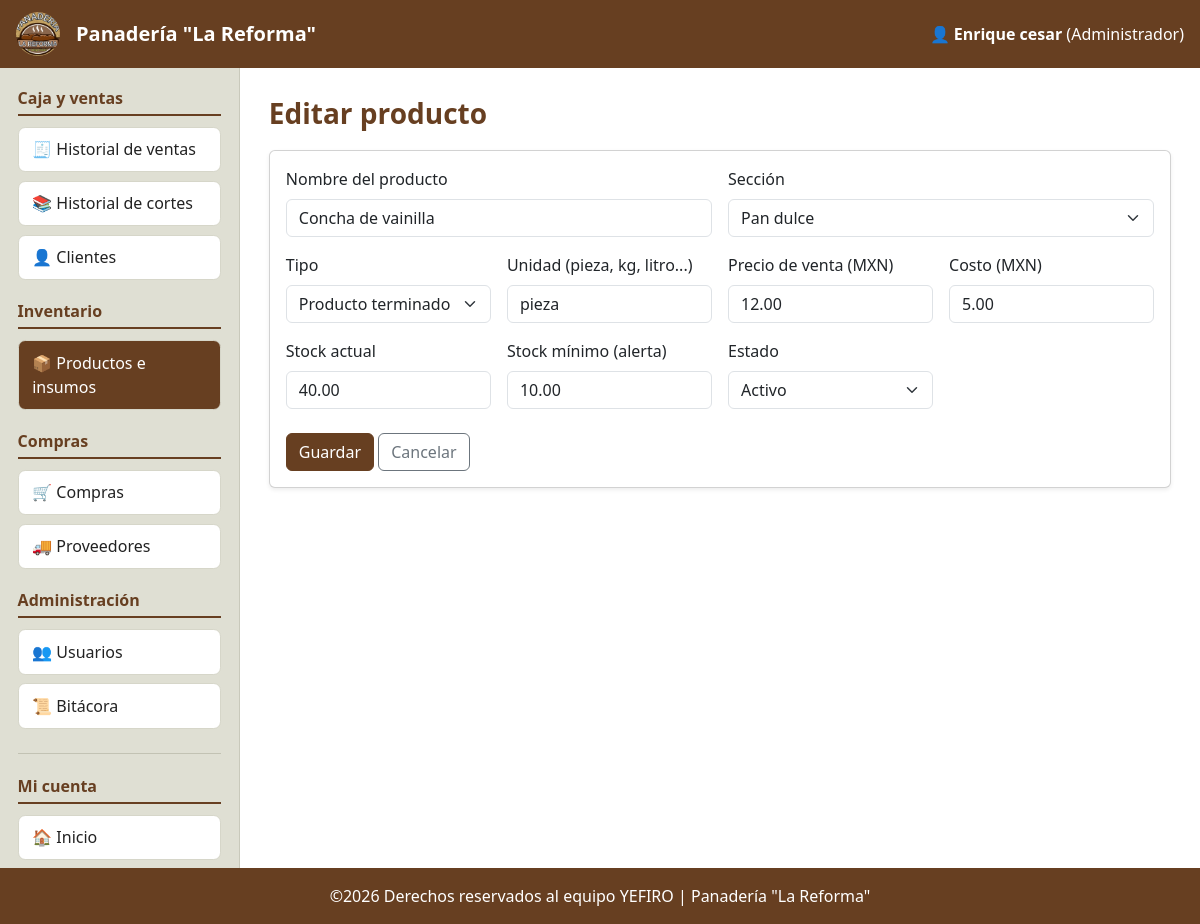
/data/modulos/productos/formulario.php?id=1 (signed in), run on the app's committed database.
### tables this page shows
CREATE TABLE `productos` (
  `id_producto` int(11) NOT NULL,
  `nombre` varchar(100) NOT NULL,
  `id_categoria` int(11) DEFAULT NULL,
  `tipo` enum('terminado','insumo') NOT NULL DEFAULT 'terminado',
  `unidad` varchar(20) NOT NULL DEFAULT 'pieza',
  `precio` decimal(10,2) NOT NULL DEFAULT 0.00,
  `costo` decimal(10,2) NOT NULL DEFAULT 0.00,
  `stock` decimal(10,2) NOT NULL DEFAULT 0.00,
  `stock_minimo` decimal(10,2) NOT NULL DEFAULT 5.00,
  `activo` tinyint(1) NOT NULL DEFAULT 1,
  `fecha_registro` timestamp NOT NULL DEFAULT current_timestamp()
);

CREATE TABLE `categorias` (
  `id_categoria` int(11) NOT NULL,
  `nombre` varchar(60) NOT NULL
);

### data/modulos/productos/formulario.php (the view, shortened to what this page needs)
<?php
require_once __DIR__ . '/../../config/inicio.php';
$id = (int)($_GET['id'] ?? 0);
$editando = $id > 0;
$f = [
    'nombre' => '',
    'id_categoria' => '',
    'tipo' => 'terminado',
    'unidad' => 'pieza',
    'precio' => '0',
    'costo' => '0',
    'stock' => '0',
    'stock_minimo' => '5',
    'activo' => '1',
];
if ($editando) {
    $st = $conn->prepare("SELECT * FROM productos WHERE id_producto = ?");
    $st->bind_param("i", $id);
    $st->execute();
    $f = $st->get_result()->fetch_assoc();
}
$opc_id_categoria = $conn->query("SELECT id_categoria, nombre FROM categorias ORDER BY nombre");
include RUTA_INCLUDES . '/encabezado.php';
?>
<div class="card shadow-sm">
    <div class="card-body">
        <form method="post" action="<?= url('acciones/productos/' . ($editando ? 'actualizar.php' : 'insertar.php')) ?>"
              class="needs-validation" novalidate>
            <div class="row g-3">
<div class="col-md-6">
<label for="nombre" class="form-label">Nombre del producto</label>
<input type="text" class="form-control" name="nombre" id="nombre" value="<?= e($f['nombre']) ?>" maxlength="100" required>
</div>
<div class="col-md-6">
<label for="id_categoria" class="form-label">Sección</label>
<select class="form-select" name="id_categoria" id="id_categoria">
    <?php while ($o = $opc_id_categoria->fetch_assoc()): ?>
        <option value="<?= $o['id_categoria'] ?>" <?= (string)$f['id_categoria'] === (string)$o['id_categoria'] ? 'selected' : '' ?>><?= e($o['nombre']) ?></option>
    <?php endwhile; ?>
</select>
</div>
<div class="col-md-3">
<label for="tipo" class="form-label">Tipo</label>
<select class="form-select" name="tipo" id="tipo" required>
    <option value="terminado" <?= (string)$f['tipo'] === 'terminado' ? 'selected' : '' ?>>Producto terminado (se vende)</option>
</select>
</div>
<div class="col-md-3">
<label for="unidad" class="form-label">Unidad (pieza, kg, litro...)</label>
<input type="text" class="form-control" name="unidad" id="unidad" value="<?= e($f['unidad']) ?>" maxlength="20" required>
</div>
<div class="col-md-3">
<label for="precio" class="form-label">Precio de venta (MXN)</label>
<input type="number" class="form-control" name="precio" id="precio" step="0.01" min="0" value="<?= e($f['precio']) ?>">
</div>
<div class="col-md-3">
<label for="costo" class="form-label">Costo (MXN)</label>
<input type="number" class="form-control" name="costo" id="costo" step="0.01" min="0" value="<?= e($f['costo']) ?>">
</div>
<div class="col-md-3">
<label for="stock" class="form-label">Stock actual</label>
<input type="number" class="form-control" name="stock" id="stock" step="0.01" min="0" value="<?= e($f['stock']) ?>">
</div>
<div class="col-md-3">
<label for="stock_minimo" class="form-label">Stock mínimo (alerta)</label>
<input type="number" class="form-control" name="stock_minimo" id="stock_minimo" step="0.01" min="0" value="<?= e($f['stock_minimo']) ?>">
</div>
<div class="col-md-3">
<label for="activo" class="form-label">Estado</label>
<select class="form-select" name="activo" id="activo">
    <option value="1" <?= (string)$f['activo'] === '1' ? 'selected' : '' ?>>Activo</option>
</select>
</div>
            </div>
            <div class="mt-4">
                <button type="submit" class="btn btn-cafe">Guardar</button>
                <a href="<?= url('modulos/productos/listar.php') ?>" class="btn btn-outline-secondary">Cancelar</a>
            </div>
        </form>
    </div>
</div>
<?php include RUTA_INCLUDES . '/pie.php'; ?>

### data/assets/css/estilos.css (style rules this page uses)
:root { --cafe: #673f21; --cafe-oscuro: #4a2a12; --crema: #f1ebd8; --beige: #dfdfd3; }
body { min-height: 100vh; display: flex; flex-direction: column; background: #fff; }
.btn-cafe { background: var(--cafe); border-color: var(--cafe); color: #fff; }

### data on the page
productos: nombre "Concha de vainilla", id_categoria "Pan dulce", tipo "Producto terminado (se vende)", unidad "pieza", precio "12.00", costo "5.00", stock "40.00", stock_minimo "10.00", activo "Activo"

### other printed values
NOMBRE_SISTEMA "Panadería \"La Reforma\""
$_SESSION['nombre'] "Enrique cesar"
nombre_rol($_SESSION['rol']) "Administrador"
$nombreGrupo "Caja y ventas"
$i[1] "🧾"
$i[2] "Historial de ventas"
$i[1] "📚"
$i[2] "Historial de cortes"
$i[1] "👤"
$i[2] "Clientes"
$nombreGrupo "Inventario"
$i[1] "📦"
$i[2] "Productos e insumos"
$nombreGrupo "Compras"
$i[1] "🛒"
